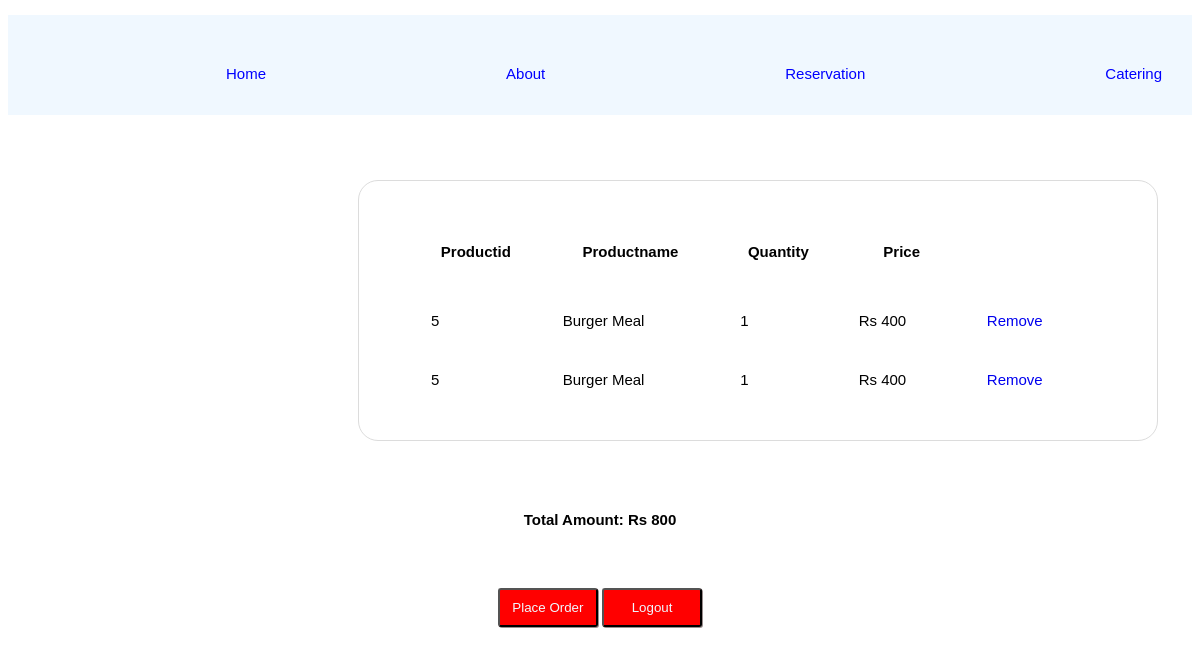
Page /path16 (signed in) on the committed database.
### app12/models.py (models this page shows, shortened)
class Carttable(models.Model):
    Productid = models.IntegerField()
    Foodname = models.CharField(max_length=100)
    Quantity = models.IntegerField()
    price = models.IntegerField()
    Userid = models.CharField(max_length=100)

### app12/views.py (the view)
# urls.py: path("path16", views.usercartdata, name="usercartdata"),
def usercartdata(request):
    a = Carttable.objects.filter(Userid=request.session["member_id"])
    x=0
    if a:
        for i in a:
            p=i.price
            x=x+p
            pid=i.Productid
            q=i.Quantity
            c=i.id
        return render(request, "ordercart.html",{"usercartdatakey":a,"sum":x,"Productid":pid,"Quantity":q,"id":c})
    else:
        return HttpResponse("Cart is empty")

### templates/ordercart.html (shortened to what this page needs)
<!DOCTYPE html>
<html lang="en">
<head>
</head>
<body>
    <div class="nav">
        <nav>
            <ul>
               <a href="http://127.0.0.1:8000/"> <li>Home</li></a>
               <a href="about"> <li>About</li> </a>
               <a href="reserve"> <li>Reservation</li> </a>
               <a href="catering"> <li>Catering</li></a>
            </ul>
        </nav>
    </div>
    <div class="tablecontainer">
     <table class="table  table-bordered " >
  <tr>
  <th>Productid</th>
  <th>Productname</th>
  <th>Quantity</th>
  <th>Price</th>
  </tr>
 {% for i in usercartdatakey %}
<tr>
  <td>{{i.Productid}}</td>
  <td>{{i.Foodname}}</td>
  <td>{{i.Quantity}}</td>
  <td> Rs {{i.price}}</td>
  <td><a href="/del/{{i.id}}">Remove</a></td>
</tr>
{% endfor %}
</table>
    </div>
<div class="total">
<h4 align="center">Total Amount:  Rs {{sum}}</h4>
  <div class="text-center">
    <a href="payment" ><button>Place Order</button> </a>
    <a href="http://127.0.0.1:8000/" ><button>Logout</button></a>
  </div>
</div>
</body>
</html>

### templates/ordercart.html (style rules this page uses)
body { font-family: Arial, sans-serif; font-size: 15px; }
.tablecontainer { position: relative; top: 50px; width: 800px; left:350px; }
table { width:100%; padding: 50px; border-radius: 20px; border: 1px solid gainsboro; }
th { text-align: center; border-radius: 10px; padding: 10px; }
td { position: relative; top: 20px; padding: 20px; }
button { border-radius: 3px; box-shadow: 1px 1px 0 0 rgb(154, 142, 142); cursor: pointer; background-color: red; color: aliceblue; padding:10px; width:100px; }
.nav ul { display: flex; justify-content: right; gap: 200px; padding: 10px; list-style: none; }
.nav ul li { margin-top: 20px; padding: 20px; color:blue; }
a:link { text-decoration: none; }
.nav { background-color: aliceblue; }
.total { position: relative; top:100px; }
.text-center { text-align: center; position: relative; top: 40px; }

### rows in the picture
Carttable: Productid "5", Foodname "Burger Meal", Quantity "1", price "400"
Carttable: Productid "5", Foodname "Burger Meal", Quantity "1", price "400"

### other values in the picture
{{ sum }} "800"
